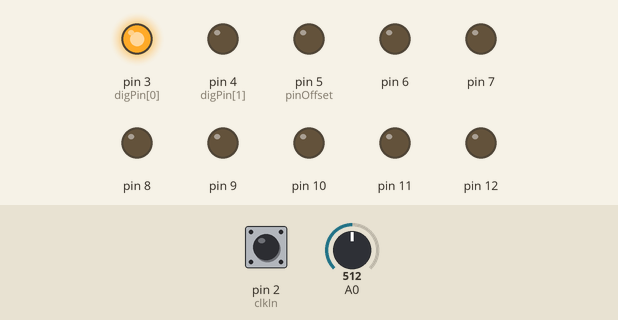
This sketch was run on a simulated Arduino Nano, built with avr-gcc and run on an emulated ATmega328P. Shown: output pins drawn as LEDs (lit = HIGH). Dashed ring = blinking. Inputs (shaded band) come from the test bench; at power-on: pin 2 (clkIn) HIGH, A0 = 512. Random numbers use the default seed unless the sketch sets one.

Above: at 1.2 s.
1.3 s: pin 2 (clkIn) pulsed LOW 5 times (0.12 s each, 0.3 s apart)
At 1.87 s:
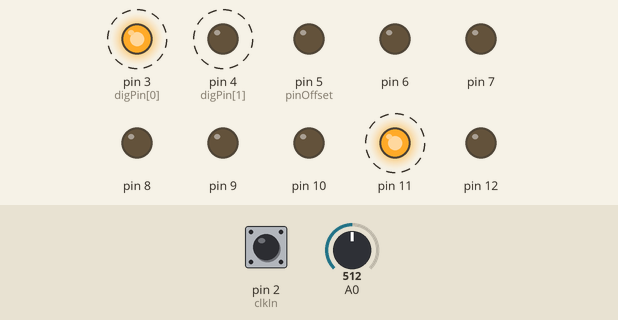
At 3.8 s:
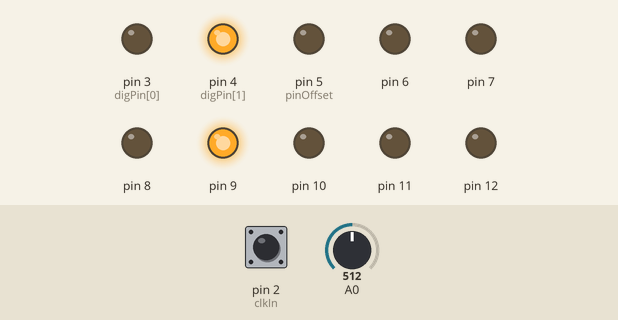
4.3 s: pin 2 (clkIn) pulsed LOW 2 times (0.12 s each, 0.3 s apart)
At 4.57 s:
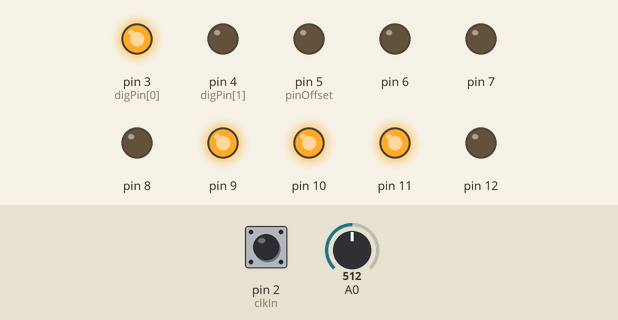
Timing chart, 0 to 7.3 s (numbered marks = the images above; inputs shaded):
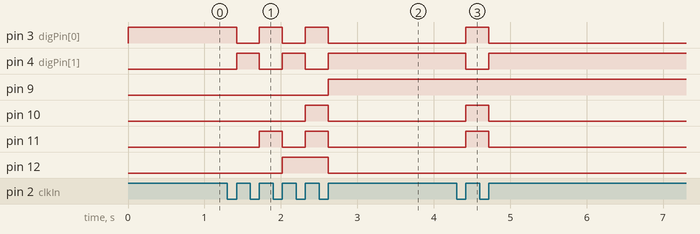

Measured:
- after the input at 1.3 s, pin 3 (digPin[0]): alternates HIGH for 0.30 s and LOW for 0.30 s, 5 changes in all, then stays LOW, starting after 0.12 s; pin 4 (digPin[1]): alternates HIGH for 0.30 s and LOW for 0.30 s, 5 changes in all, then stays HIGH, starting after 0.12 s
- after the input at 4.3 s, pin 3 (digPin[0]), pin 10, pin 11: LOW → HIGH after 0.12 s, → LOW 0.30 s later; pin 4 (digPin[1]): HIGH → LOW after 0.12 s, → HIGH 0.30 s later

The sketch:

AC20_DepthRandom.ino
```cpp
// (licence header left out)
//  constants related to the Arduino Nano pin use
const int clkIn = 2;           // the digital (clock) input
const int digPin[2] = {3, 4};  // the digital output pins
const int pinOffset = 5;       // the first DAC pin (from 5-12)

//  variables for interrupt handling of the clock input
volatile int clkState = LOW;

//  variables used to control the current DIO output states
int digState[2] = {HIGH, LOW};  // start with both set low
int randDepth;                  // the depth of randomization

//  ==================== start of setup() ======================

void setup() {

  Serial.begin(9600);
  randomSeed(analogRead(4));


  // set up the digital (clock) input
  pinMode(clkIn, INPUT);

  // set up the digital outputs
  for (int i=0; i<2; i++) {
    pinMode(digPin[i], OUTPUT);
    digitalWrite(digPin[i], digState[i]);
  }

  // set up the 8-bit DAC output pins
  for (int i=0; i<8; i++) {
    pinMode(pinOffset+i, OUTPUT);
    digitalWrite(pinOffset+i, LOW);
  }

  // Note: Interrupt 0 is for pin 2 (clkIn)
  attachInterrupt(0, isr, RISING);
}

//  ==================== start of loop() =======================

void loop()
{
  int doClock = 0;
  if (clkState == HIGH) {
    clkState = LOW;  // reset for the next clock
    doClock = 1;
  }

  if (doClock) {
    int tempShift = analogRead(0) >> 7;
    int tempRand = (random(256) >> tempShift) << tempShift;
    dacOutput(tempRand);

    for (int i=0; i<2; i++) {
      digState[i] = digState[i] == 0;
      digitalWrite(digPin[i], digState[i]);
    }
  }

}

//  =================== convenience routines ===================

//  isr() - quickly handle interrupts from the clock input
//  ------------------------------------------------------
void isr()
{
  clkState = HIGH;
}

//  dacOutput(byte) - deal with the DAC output
//  -----------------------------------------
void dacOutput(byte v)
{
  PORTB = (PORTB & B11100000) | (v >> 3);
	PORTD = (PORTD & B00011111) | ((v & B00000111) << 5);
}

//  ===================== end of program =======================
```
